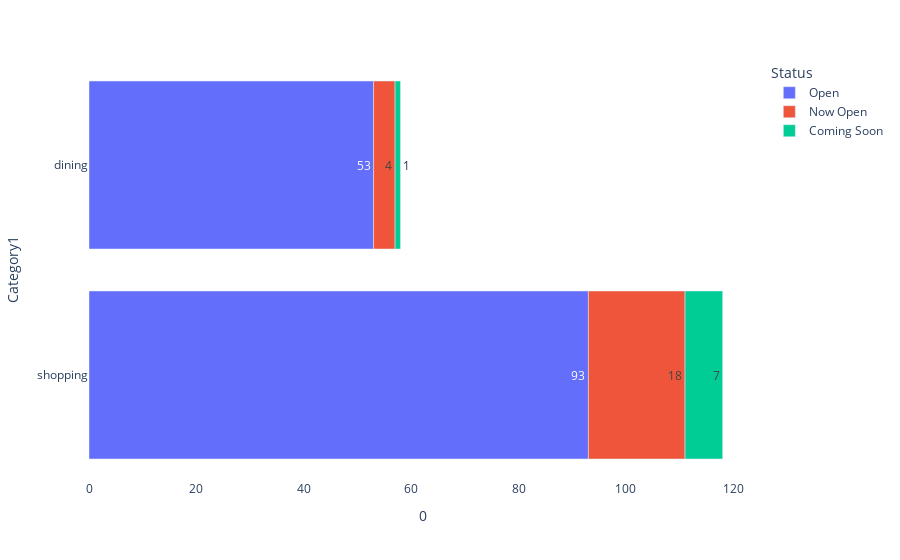

The cell this chart's notebook holds for it:
### Code cell
# Difference of restaurants and stores

data_category_Status = data[['Category1','Status']].value_counts().reset_index()

data_category_Status.Status.replace('','Open', inplace=True)

fig =px.bar(
    data_category_Status,
    orientation='h',
    y='Category1',
    x=0,
    color="Status",
    text_auto=True)

fig.update_layout({
'plot_bgcolor': 'rgba(0, 0, 0, 0)'
# 'paper_bgcolor': 'rgba(0, 0, 0, 0)'
})

fig.show()

### Figure 1 — Plotly figure (JSON) as saved in the notebook; plotly's stock layout.template omitted (floating-point values rounded to 4 significant figures)
{"data": [{"alignmentgroup": "True", "hovertemplate": "Status=Open<br>0=%{x}<br>Category1=%{y}<extra></extra>", "legendgroup": "Open", "marker": {"color": "#636efa", "pattern": {"shape": ""}}, "name": "Open", "offsetgroup": "Open", "orientation": "h", "showlegend": true, "textposition": "auto", "texttemplate": "%{x}", "type": "bar", "x": [93, 53], "xaxis": "x", "y": ["shopping", "dining"], "yaxis": "y"}, {"alignmentgroup": "True", "hovertemplate": "Status=Now Open<br>0=%{x}<br>Category1=%{y}<extra></extra>", "legendgroup": "Now Open", "marker": {"color": "#EF553B", "pattern": {"shape": ""}}, "name": "Now Open", "offsetgroup": "Now Open", "orientation": "h", "showlegend": true, "textposition": "auto", "texttemplate": "%{x}", "type": "bar", "x": [18, 4], "xaxis": "x", "y": ["shopping", "dining"], "yaxis": "y"}, {"alignmentgroup": "True", "hovertemplate": "Status=Coming Soon<br>0=%{x}<br>Category1=%{y}<extra></extra>", "legendgroup": "Coming Soon", "marker": {"color": "#00cc96", "pattern": {"shape": ""}}, "name": "Coming Soon", "offsetgroup": "Coming Soon", "orientation": "h", "showlegend": true, "textposition": "auto", "texttemplate": "%{x}", "type": "bar", "x": [7, 1], "xaxis": "x", "y": ["shopping", "dining"], "yaxis": "y"}], "layout": {"barmode": "relative", "legend": {"title": {"text": "Status"}, "tracegroupgap": 0}, "margin": {"t": 60}, "plot_bgcolor": "rgba(0, 0, 0, 0)", "xaxis": {"anchor": "y", "domain": [0, 1], "title": {"text": "0"}}, "yaxis": {"anchor": "x", "domain": [0, 1], "title": {"text": "Category1"}}}}
